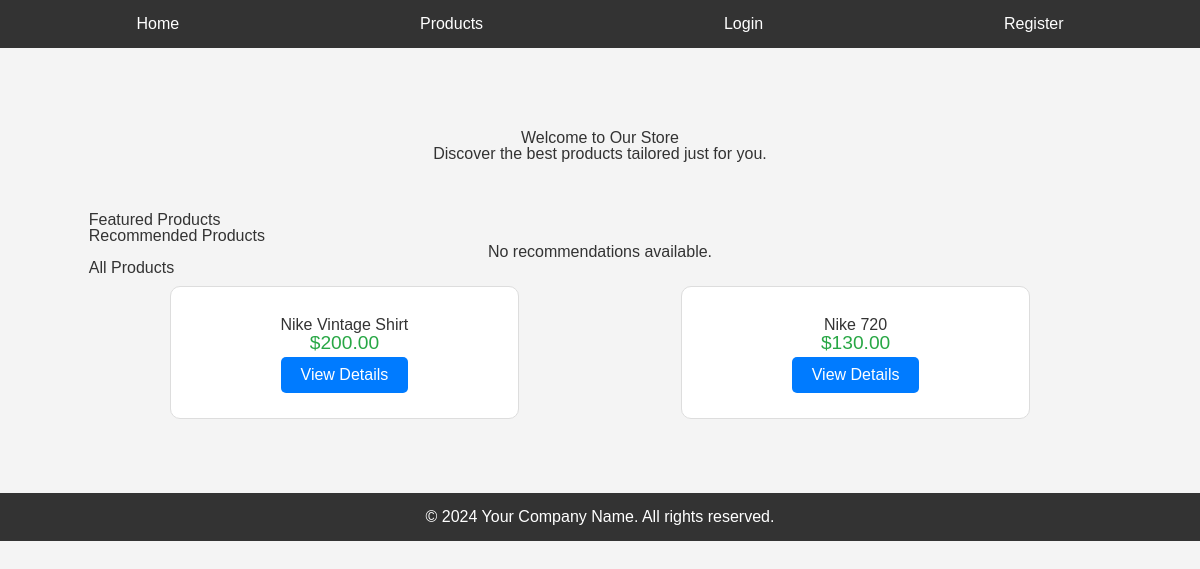
The page / on the database its author committed.
### store/models.py (models this page shows, shortened)
class Product(models.Model):
    name = models.CharField(max_length=200)
    category = models.ForeignKey(Category, on_delete=models.CASCADE, default=1)
    price = models.DecimalField(max_digits=10, decimal_places=2)
    stock = models.IntegerField()
    description = models.TextField(default="Default description")
    image = models.ImageField(upload_to='products/', default='default_image.jpg')

### store/views.py (the view)
# urls.py: 2. Add a URL to urlpatterns:  path('', views.home, name='home')
def home(request):
    products = Product.objects.all()
    categories = Category.objects.all()
    recommended_products = []
    if request.user.is_authenticated:
        user_profile = UserProfile.objects.get(user=request.user)
        recommended_products = user_profile.recommended_products.all()
    return render(request, 'store/home.html', {'products': products, 'categories': categories, 'recommended_products': recommended_products})

### store/templates/store/home.html (shortened to what this page needs)
{% extends "store/base.html" %}
{% block extra_css %}
{% load static %}
<link rel="stylesheet" href="{% static 'styles/home.css' %}">
{% endblock %}
{% block content %}
<div class="container">
    <section class="welcome-section">
        <h1>Welcome to Our Store</h1>
        <p>Discover the best products tailored just for you.</p>
    </section>
    <section class="featured-products">
        <h2>Featured Products</h2>
    </section>
    <section class="recommendations">
        <h2>Recommended Products</h2>
        <div class="product-list">
            {% if recommended_products %}
                {% for product in recommended_products %}
                <div class="product">
                    <div class="product-info">
                        <h3>{{ product.name }}</h3>
                        <p class="price">${{ product.price }}</p>
                        <a href="{% url 'product_detail' product.id %}" class="btn btn-primary">View Details</a>
                    </div>
                </div>
                {% endfor %}
            {% else %}
                <p>No recommendations available.</p>
            {% endif %}
        </div>
    </section>
    <section class="all-products">
        <h2>All Products</h2>
        <div class="product-list">
            {% for product in products %}
            <div class="product">
                <div class="product-info">
                    <h3>{{ product.name }}</h3>
                    <p class="price">${{ product.price }}</p>
                    <a href="{% url 'product_detail' product.id %}" class="btn btn-primary">View Details</a>
                </div>
            </div>
            {% endfor %}
        </div>
    </section>
</div>
{% endblock %}

### store/templates/store/styles/base.css (style rules this page uses)
body { font-family: Arial, sans-serif; background-color: #f8f8f8; color: #333; }

### store/templates/store/styles/home.css (style rules this page uses)
body { font-family: Arial, sans-serif; background-color: #f4f4f4; margin: 0; padding: 0; }
.container { width: 90%; margin: 0 auto; }
h1, h2, h3 { color: #333; }
a { text-decoration: none; }
.btn { padding: 10px 20px; margin: 5px; border-radius: 5px; display: inline-block; text-align: center; }
.btn-primary { background-color: #007bff; color: white; }
.welcome-section { text-align: center; margin: 50px 0; }
.product-list { display: flex; flex-wrap: wrap; justify-content: space-around; }
.product { background-color: white; padding: 20px; margin: 10px; border: 1px solid #ddd; border-radius: 10px; width: 30%; text-align: center; }
.product-info { margin-top: 10px; }
.price { color: #28a745; font-size: 1.2em; }

### rows shown on the page
Product: name "Nike Vintage Shirt", price "200.00"
Product: name "Nike 720", price "130.00"
